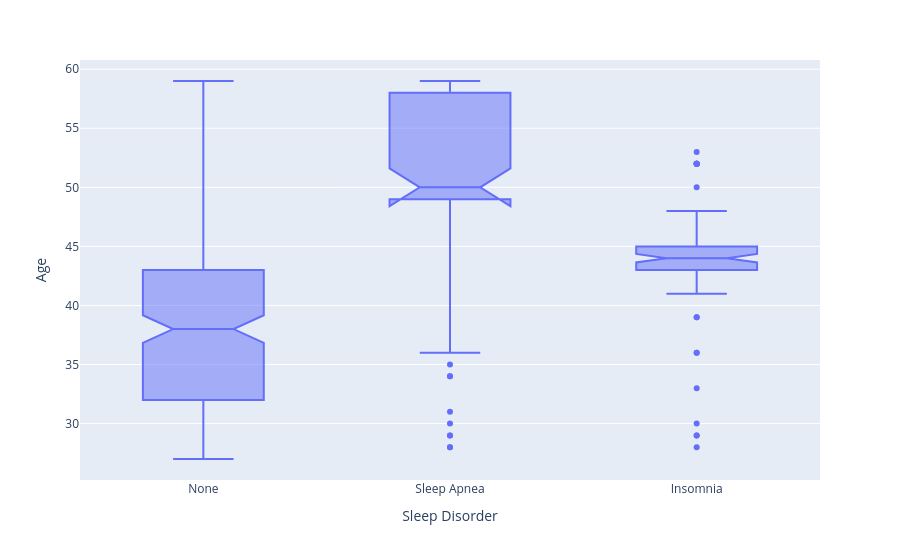

Here is the notebook cell this chart was saved with:
### Code cell
fig = px.box(df,
             x='Sleep Disorder',
             y='Age',
             notched=True)
fig.show()

### Figure 1 — Plotly figure (JSON) as saved in the notebook; plotly's stock layout.template omitted (floating-point values rounded to 4 significant figures; data arrays with more than 128 entries replaced by an {"elided": "..."} marker saying what was removed)
{"data": [{"alignmentgroup": "True", "hovertemplate": "Sleep Disorder=%{x}<br>Age=%{y}<extra></extra>", "legendgroup": "", "marker": {"color": "#636efa"}, "name": "", "notched": true, "offsetgroup": "", "orientation": "v", "showlegend": false, "type": "box", "x": {"elided": "374 str values"}, "x0": " ", "xaxis": "x", "y": {"elided": "374 int values"}, "y0": " ", "yaxis": "y"}], "layout": {"boxmode": "group", "legend": {"tracegroupgap": 0}, "margin": {"t": 60}, "xaxis": {"anchor": "y", "domain": [0, 1], "title": {"text": "Sleep Disorder"}}, "yaxis": {"anchor": "x", "domain": [0, 1], "title": {"text": "Age"}}}}
